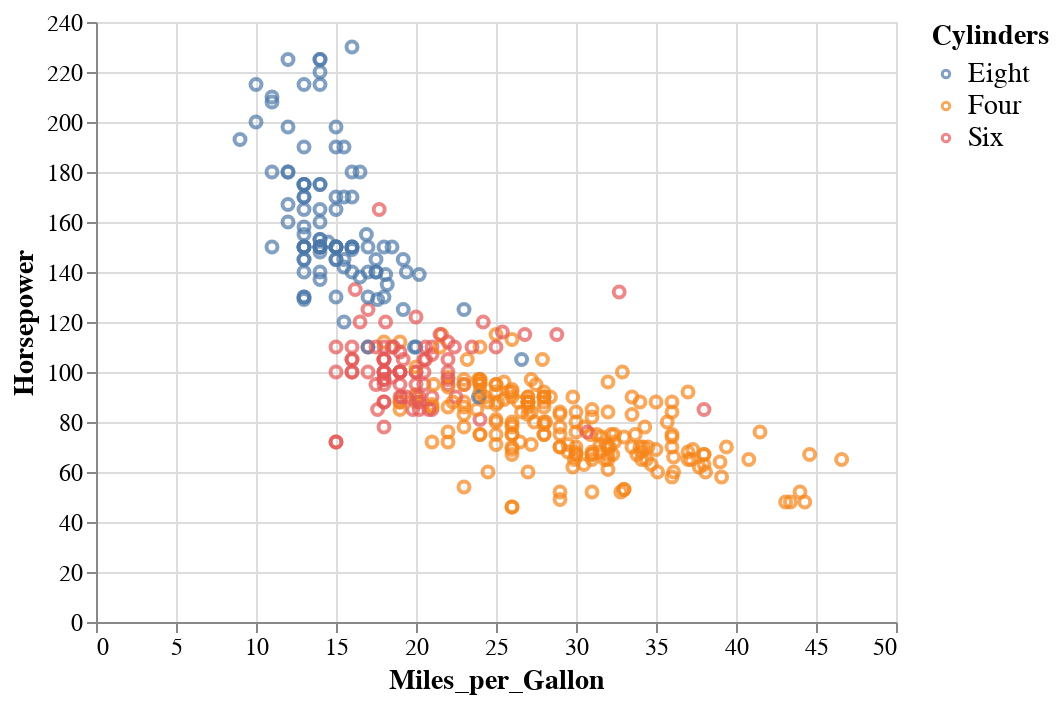

Notebook code for this chart:
### Markdown cell above
Aha! Here we can see that weight is also correlated with Horsepower (positively)
and Miles_per_Gallon (negatively).
We can't say anything about causation from the plot alone,
just correlation.

Since we used a column with numerical (called "quantitative") data,
a continuous, Altair automatically picked a gradually increasing colorscale for us.
If we instead choose a color with categorical (called "nominal") data,
Altair will smartly pick a suitable colorscale with distinct colors
without us having to tell it which specific color to use
for each value in the `Cylinders` (engine size) column.

### Code cell
alt.Chart(cars).mark_point().encode(
    x='Miles_per_Gallon',
    y='Horsepower',
    color='Cylinders'
)

### Figure 1 — Vega-Lite specification as saved in the notebook (floating-point values rounded to 4 significant figures; data arrays with more than 128 entries replaced by an {"elided": "..."} marker saying what was removed)
{"config": {"view": {"continuousWidth": 400, "continuousHeight": 300}, "legend": {"symbolSize": 14, "titleFontSize": 14, "labelFontSize": 14}, "axis": {"titleFontSize": 14, "labelFontSize": 12}, "header": {"titleFontSize": 16, "labelFontSize": 14}, "encoding": {"x": {"scale": {"zero": false}}}}, "data": {"name": "data-b749a2204ddfa6cfb9bddc0f2425452f"}, "mark": "point", "encoding": {"color": {"field": "Cylinders", "type": "nominal"}, "x": {"field": "Miles_per_Gallon", "type": "quantitative"}, "y": {"field": "Horsepower", "type": "quantitative"}}, "$schema": "https://vega.github.io/schema/vega-lite/v4.17.0.json", "datasets": {"data-b749a2204ddfa6cfb9bddc0f2425452f": {"elided": "399 records"}}}
